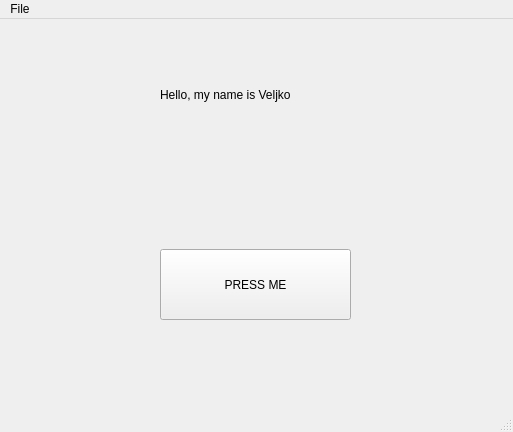
<?xml version="1.0" encoding="UTF-8"?>
<ui version="4.0">
 <class>MainWindow</class>
 <widget class="QMainWindow" name="MainWindow">
  <property name="geometry">
   <rect>
    <x>0</x>
    <y>0</y>
    <width>513</width>
    <height>432</height>
   </rect>
  </property>
  <property name="windowTitle">
   <string>MainWindow</string>
  </property>
  <widget class="QWidget" name="centralwidget">
   <widget class="QPushButton" name="button1">
    <property name="geometry">
     <rect>
      <x>160</x>
      <y>230</y>
      <width>191</width>
      <height>71</height>
     </rect>
    </property>
    <property name="text">
     <string>PRESS ME</string>
    </property>
   </widget>
   <widget class="QLabel" name="label1">
    <property name="geometry">
     <rect>
      <x>160</x>
      <y>50</y>
      <width>191</width>
      <height>51</height>
     </rect>
    </property>
    <property name="text">
     <string>Hello, my name is Veljko</string>
    </property>
   </widget>
  </widget>
  <widget class="QMenuBar" name="menubar">
   <property name="geometry">
    <rect>
     <x>0</x>
     <y>0</y>
     <width>513</width>
     <height>21</height>
    </rect>
   </property>
   <widget class="QMenu" name="menuFile">
    <property name="title">
     <string>File</string>
    </property>
   </widget>
   <addaction name="menuFile"/>
  </widget>
  <widget class="QStatusBar" name="statusbar"/>
 </widget>
 <resources/>
 <connections/>
</ui>
